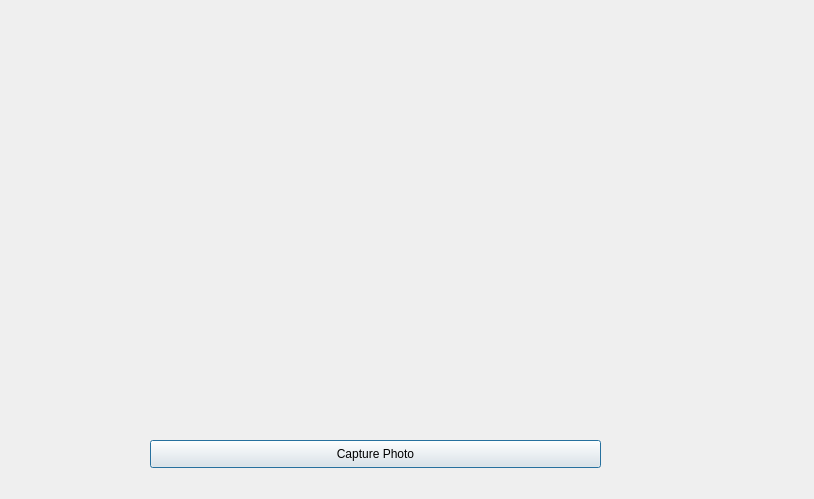
<?xml version="1.0" encoding="UTF-8"?>
<ui version="4.0">
 <class>camera</class>
 <widget class="QDialog" name="camera">
  <property name="geometry">
   <rect>
    <x>0</x>
    <y>0</y>
    <width>814</width>
    <height>499</height>
   </rect>
  </property>
  <property name="windowTitle">
   <string>Camera</string>
  </property>
  <widget class="QPushButton" name="takeImageButton">
   <property name="geometry">
    <rect>
     <x>150</x>
     <y>440</y>
     <width>451</width>
     <height>28</height>
    </rect>
   </property>
   <property name="text">
    <string>Capture Photo</string>
   </property>
  </widget>
  <widget class="QCameraViewfinder" name="viewfinder" native="true">
   <property name="geometry">
    <rect>
     <x>30</x>
     <y>40</y>
     <width>761</width>
     <height>371</height>
    </rect>
   </property>
  </widget>
 </widget>
 <customwidgets>
  <customwidget>
   <class>QCameraViewfinder</class>
   <extends>QWidget</extends>
   <header>qcameraviewfinder.h</header>
   <container>1</container>
  </customwidget>
 </customwidgets>
 <resources/>
 <connections/>
</ui>
